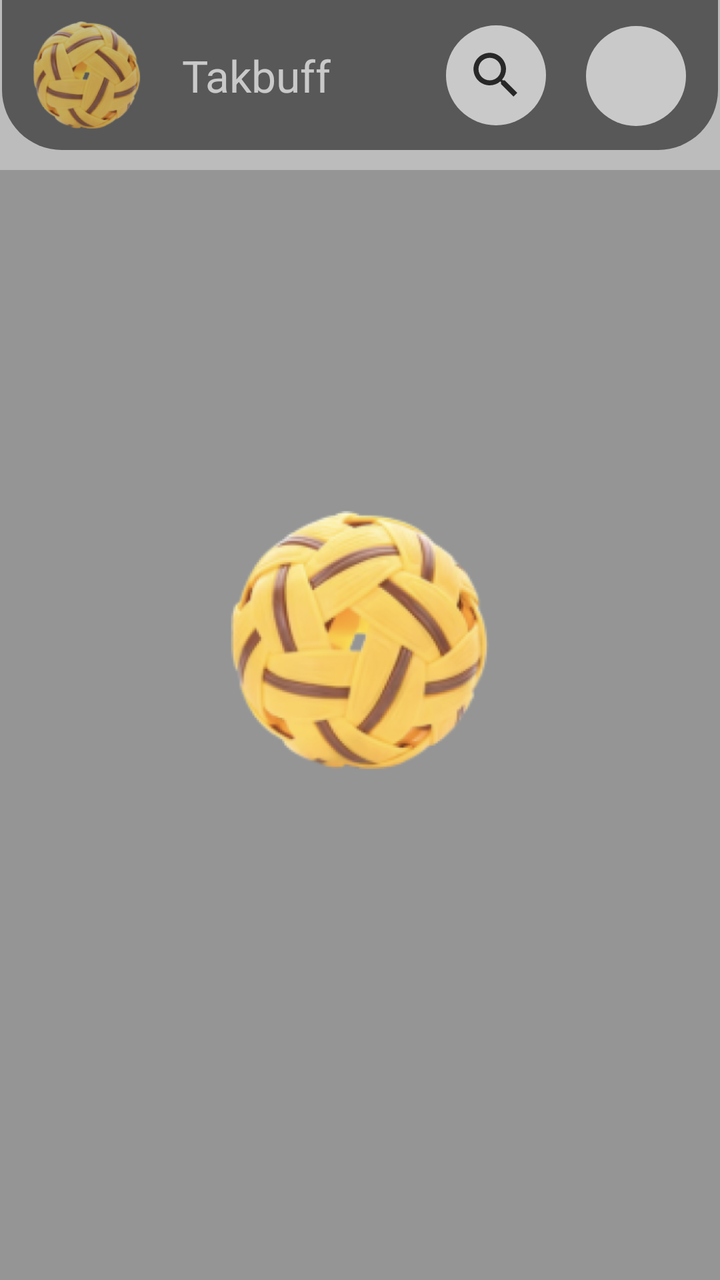
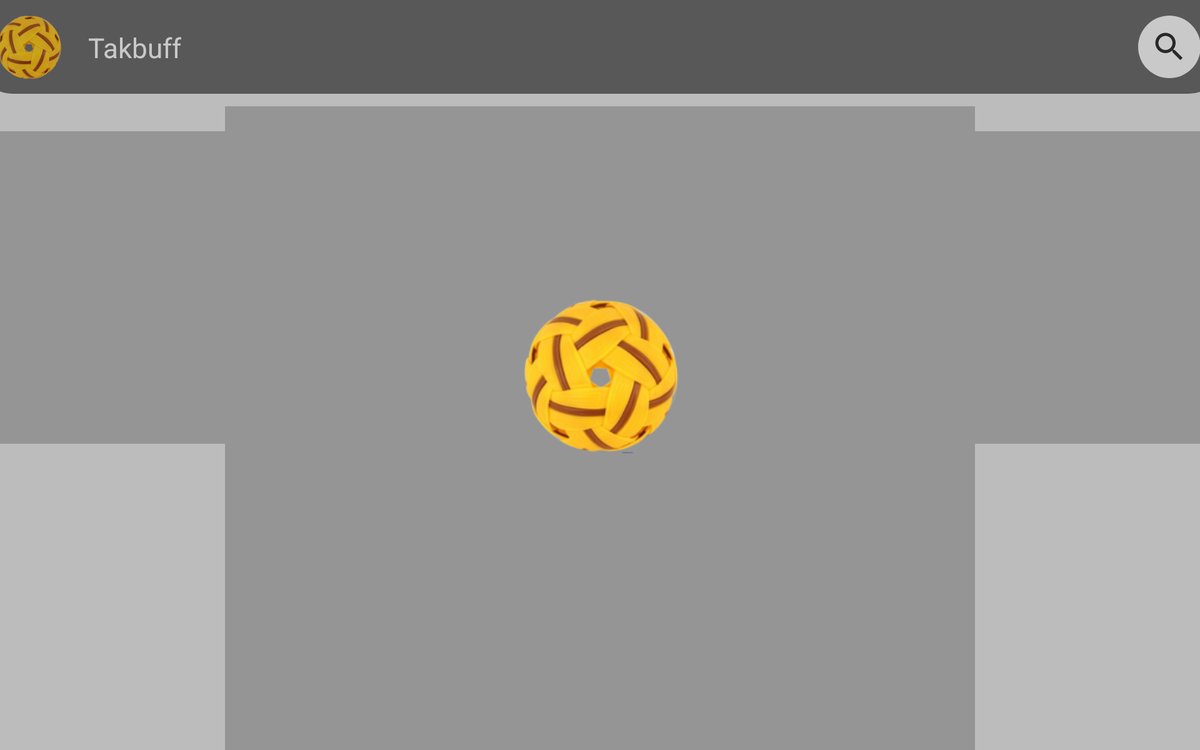

Compare how this app lays out the same screen by default and in its alternative resource folder. The renders come first, then the two layout files and the values they reference.
<!-- AndroidManifest.xml: application theme Theme.Takbuff -->
<!-- res/layout/activity_main.xml -->
<?xml version="1.0" encoding="utf-8"?>
<androidx.constraintlayout.widget.ConstraintLayout xmlns:android="http://schemas.android.com/apk/res/android"
    xmlns:app="http://schemas.android.com/apk/res-auto"
    xmlns:tools="http://schemas.android.com/tools"
    android:layout_width="match_parent"
    android:layout_height="match_parent"
    android:background="?attr/background"
    android:fitsSystemWindows="true"
    tools:context=".activities.MainActivity">

    <androidx.constraintlayout.widget.ConstraintLayout
        android:id="@+id/layout_app_info"
        android:layout_width="match_parent"
        android:layout_height="wrap_content"
        android:layout_marginStart="1dp"
        android:layout_marginEnd="1dp"
        android:background="@drawable/bg_banner"
        app:layout_constraintBottom_toTopOf="@id/layout"
        app:layout_constraintEnd_toEndOf="parent"
        app:layout_constraintStart_toStartOf="parent"
        app:layout_constraintTop_toTopOf="parent">

        <ImageView
            android:id="@+id/app_icon"
            android:layout_width="75dp"
            android:layout_height="75dp"
            android:layout_marginStart="5dp"
            android:contentDescription="@string/text_app_logo"
            android:src="@mipmap/ic_launcher_foreground"
            android:transitionName="logo"
            app:layout_constraintBottom_toBottomOf="parent"
            app:layout_constraintEnd_toStartOf="@id/app_name"
            app:layout_constraintStart_toStartOf="parent"
            app:layout_constraintTop_toTopOf="parent" />

        <TextView
            android:id="@+id/app_name"
            android:layout_width="wrap_content"
            android:layout_height="wrap_content"
            android:layout_marginStart="10dp"
            android:text="@string/app_name"
            android:textColor="@color/whiteBright"
            android:textSize="22sp"
            android:transitionName="name"
            app:layout_constraintBottom_toBottomOf="parent"
            app:layout_constraintStart_toEndOf="@id/app_icon"
            app:layout_constraintTop_toTopOf="parent" />

        <ImageView
            android:id="@+id/ic_search"
            android:layout_width="50dp"
            android:layout_height="50dp"
            android:layout_marginEnd="20dp"
            android:background="@drawable/bg_circle"
            android:contentDescription="@string/text_search"
            android:padding="10dp"
            android:src="@drawable/ic_search"
            app:layout_constraintBottom_toBottomOf="parent"
            app:layout_constraintEnd_toStartOf="@id/ic_profile"
            app:layout_constraintTop_toTopOf="parent"
            app:tint="?attr/dark" />

        <ImageView
            android:id="@+id/ic_profile"
            android:layout_width="50dp"
            android:layout_height="50dp"
            android:layout_marginEnd="16dp"
            android:background="@drawable/bg_circle"
            android:contentDescription="@string/profile"
            android:padding="10dp"
            android:transitionName="dp"
            app:layout_constraintBottom_toBottomOf="parent"
            app:layout_constraintEnd_toEndOf="parent"
            app:layout_constraintTop_toTopOf="parent"
            app:layout_constraintVertical_bias="0.52" />

        <androidx.constraintlayout.widget.ConstraintLayout
            android:id="@+id/layout_search"
            android:layout_width="match_parent"
            android:layout_height="75dp"
            android:background="?attr/background"
            android:visibility="gone"
            app:layout_constraintBottom_toBottomOf="parent"
            app:layout_constraintEnd_toEndOf="parent"
            app:layout_constraintTop_toTopOf="parent">

            <ImageView
                android:id="@+id/ic_back"
                android:layout_width="45dp"
                android:layout_height="45dp"
                android:layout_marginStart="5dp"
                android:background="@drawable/bg_circle"
                android:contentDescription="@string/text_back"
                android:padding="12dp"
                android:src="@drawable/ic_left_arrow"
                app:layout_constraintBottom_toBottomOf="parent"
                app:layout_constraintEnd_toStartOf="@id/search_input_text"
                app:layout_constraintStart_toStartOf="parent"
                app:layout_constraintTop_toTopOf="parent"
                app:tint="?attr/dark" />

            <EditText
                android:id="@+id/search_input_text"
                android:layout_width="0dp"
                android:layout_height="match_parent"
                android:autofillHints=""
                android:background="@android:color/transparent"
                android:hint="@string/text_search_here"
                android:inputType="text"
                android:paddingStart="5dp"
                android:paddingEnd="5dp"
                android:textColorHint="?attr/lessDark"
                android:textSize="18sp"
                app:layout_constraintBottom_toBottomOf="parent"
                app:layout_constraintEnd_toStartOf="@id/ic_clear"
                app:layout_constraintStart_toEndOf="@id/ic_back"
                app:layout_constraintTop_toTopOf="parent" />

            <ImageView
                android:id="@+id/ic_clear"
                android:layout_width="45dp"
                android:layout_height="45dp"
                android:layout_marginEnd="10dp"
                android:background="@drawable/bg_circle"
                android:contentDescription="@string/text_clear"
                android:padding="10dp"
                android:src="@drawable/ic_cross"
                app:layout_constraintBottom_toBottomOf="parent"
                app:layout_constraintEnd_toEndOf="parent"
                app:layout_constraintStart_toEndOf="@id/search_input_text"
                app:layout_constraintTop_toTopOf="parent"
                app:tint="?attr/dark" />

        </androidx.constraintlayout.widget.ConstraintLayout>
    </androidx.constraintlayout.widget.ConstraintLayout>

    <androidx.constraintlayout.widget.ConstraintLayout
        android:id="@+id/layout"
        android:layout_width="match_parent"
        android:layout_height="0dp"
        app:layout_constraintBottom_toBottomOf="parent"
        app:layout_constraintEnd_toEndOf="parent"
        app:layout_constraintStart_toStartOf="parent"
        app:layout_constraintTop_toBottomOf="@id/layout_app_info">

        <FrameLayout
            android:id="@+id/container"
            android:layout_width="match_parent"
            android:layout_height="match_parent"
            android:layout_marginTop="10dp"
            android:background="?attr/mildBackground" />

        <androidx.recyclerview.widget.RecyclerView
            android:id="@+id/list_search"
            android:layout_width="match_parent"
            android:layout_height="match_parent"
            android:background="?attr/mildBackground"
            android:overScrollMode="never"
            android:visibility="gone" />
    </androidx.constraintlayout.widget.ConstraintLayout>

    <androidx.constraintlayout.widget.ConstraintLayout
        android:id="@+id/loading_layout"
        android:layout_width="match_parent"
        android:layout_height="match_parent"
        android:background="#36000000">

        <ImageView
            android:id="@+id/loading_app_icon"
            android:layout_width="180dp"
            android:layout_height="180dp"
            android:contentDescription="@string/text_app_logo"
            android:src="@mipmap/ic_launcher_foreground"
            android:transitionName="logo"
            app:layout_constraintBottom_toBottomOf="parent"
            app:layout_constraintEnd_toEndOf="parent"
            app:layout_constraintStart_toStartOf="parent"
            app:layout_constraintTop_toTopOf="parent" />

    </androidx.constraintlayout.widget.ConstraintLayout>

</androidx.constraintlayout.widget.ConstraintLayout>
<!-- resources referenced by this layout -->
<resources>
  <color name="whiteBright">#FFF</color>
  <!-- drawable bg_banner (drawable) -->
  <shape xmlns:android="http://schemas.android.com/apk/res/android"
      android:shape="rectangle">
  
      <solid android:color="@color/banner" />
  
      <corners android:bottomRightRadius="30dp" android:bottomLeftRadius="30dp" />
  </shape>
  <!-- drawable bg_circle (drawable) -->
  <?xml version="1.0" encoding="utf-8"?>
  <shape xmlns:android="http://schemas.android.com/apk/res/android"
      android:shape="rectangle">
      <solid android:color="?attr/colorOnPrimary" />
      <corners android:radius="50dp" />
  </shape>
  <!-- drawable ic_cross (drawable) -->
  <vector xmlns:android="http://schemas.android.com/apk/res/android"
      android:width="24dp"
      android:height="24dp"
      android:viewportWidth="24.0"
      android:viewportHeight="24.0">
      <path
          android:fillColor="?attr/dark"
          android:pathData="M19,6.41L17.59,5 12,10.59 6.41,5 5,6.41 10.59,12 5,17.59 6.41,19 12,13.41 17.59,19 19,17.59 13.41,12z" />
  </vector>
  <!-- drawable ic_left_arrow (drawable) -->
  <vector xmlns:android="http://schemas.android.com/apk/res/android"
      android:width="24dp"
      android:height="24dp"
      android:viewportWidth="24.0"
      android:viewportHeight="24.0">
      <path
          android:fillColor="#FF000000"
          android:pathData="M 16.78125 1.429688 C 16.53125 1.4375 16.296875 1.542969 16.121094 1.722656 L 6.519531 11.320312 C 6.144531 11.695312 6.144531 12.304688 6.519531 12.679688 L 16.121094 22.277344 C 16.359375 22.53125 16.71875 22.632812 17.058594 22.542969 C 17.390625 22.453125 17.65625 22.191406 17.742188 21.855469 C 17.832031 21.519531 17.730469 21.160156 17.480469 20.921875 L 8.558594 12 L 17.480469 3.078125 C 17.761719 2.804688 17.847656 2.382812 17.695312 2.015625 C 17.539062 1.652344 17.175781 1.417969 16.78125 1.429688 Z M 16.78125 1.429688 " />
  </vector>
  <!-- drawable ic_search (drawable) -->
  <vector xmlns:android="http://schemas.android.com/apk/res/android"
      android:width="24dp"
      android:height="24dp"
      android:viewportWidth="24.0"
      android:viewportHeight="24.0">
      <path
          android:fillColor="?attr/dark"
          android:pathData="M15.5,14h-0.79l-0.28,-0.27C15.41,12.59 16,11.11 16,9.5 16,5.91 13.09,3 9.5,3S3,5.91 3,9.5 5.91,16 9.5,16c1.61,0 3.09,-0.59 4.23,-1.57l0.27,0.28v0.79l5,4.99L20.49,19l-4.99,-5zM9.5,14C7.01,14 5,11.99 5,9.5S7.01,5 9.5,5 14,7.01 14,9.5 11.99,14 9.5,14z" />
  </vector>
  <!-- mipmap ic_launcher_foreground: webp bitmap (mipmap-hdpi, 17622 bytes) -->
  <string name="app_name">Takbuff</string>
  <string name="profile">profile</string>
  <string name="text_app_logo">Takbuff Logo</string>
  <string name="text_back">back</string>
  <string name="text_clear">clear</string>
  <string name="text_search">search</string>
  <string name="text_search_here">Search here</string>
  <style name="Theme.Takbuff" parent="Theme.MaterialComponents.DayNight.DarkActionBar">
          <item name="background">@color/white</item>
          <item name="mildBackground">@color/cream</item>
          <item name="bright">@color/whiteBright</item>
          <item name="lessBright">@color/white</item>
          <item name="dark">@color/greyBright</item>
          <item name="lessDark">@color/greyLess</item>
  
          <item name="colorButtonNormal">@color/blue</item>
          
          <item name="android:statusBarColor">@color/banner</item>
          
      </style>
  <color name="banner">#707070</color>
  <color name="white">#EEE</color>
  <color name="cream">#BDBDBD</color>
  <color name="greyBright">#333</color>
  <color name="greyLess">#797979</color>
</resources>
<!-- res/layout-sw600dp-land/activity_main.xml (the repository's variant of the layout above) -->
<!-- drawn on a 7-inch tablet turned sideways -->
<?xml version="1.0" encoding="utf-8"?>
<androidx.constraintlayout.widget.ConstraintLayout xmlns:android="http://schemas.android.com/apk/res/android"
    xmlns:app="http://schemas.android.com/apk/res-auto"
    xmlns:tools="http://schemas.android.com/tools"
    android:layout_width="match_parent"
    android:layout_height="match_parent"
    android:background="?attr/background"
    tools:context=".SplashActivity">

    <androidx.constraintlayout.widget.ConstraintLayout
        android:id="@+id/layout_header"
        android:layout_width="wrap_content"
        android:layout_height="wrap_content"
        app:layout_constraintBottom_toTopOf="@id/layout_content"
        app:layout_constraintEnd_toEndOf="parent"
        app:layout_constraintStart_toStartOf="parent"
        app:layout_constraintTop_toTopOf="parent">

        <androidx.constraintlayout.widget.ConstraintLayout
            android:id="@+id/layout_app_info"
            android:layout_width="1000dp"
            android:layout_height="wrap_content"
            android:background="@drawable/bg_banner"
            app:layout_constraintBottom_toBottomOf="parent"
            app:layout_constraintEnd_toEndOf="parent"
            app:layout_constraintStart_toStartOf="parent"
            app:layout_constraintTop_toTopOf="parent">

            <ImageView
                android:id="@+id/app_icon"
                android:layout_width="75dp"
                android:layout_height="75dp"
                android:layout_marginStart="5dp"
                android:contentDescription="@string/text_app_logo"
                android:src="@mipmap/ic_launcher_foreground"
                android:transitionName="logo"
                app:layout_constraintBottom_toBottomOf="parent"
                app:layout_constraintEnd_toStartOf="@id/app_name"
                app:layout_constraintStart_toStartOf="parent"
                app:layout_constraintTop_toTopOf="parent" />

            <TextView
                android:id="@+id/app_name"
                android:layout_width="wrap_content"
                android:layout_height="wrap_content"
                android:layout_marginStart="10dp"
                android:text="@string/app_name"
                android:textColor="@color/whiteBright"
                android:textSize="22sp"
                android:transitionName="name"
                app:layout_constraintBottom_toBottomOf="parent"
                app:layout_constraintStart_toEndOf="@id/app_icon"
                app:layout_constraintTop_toTopOf="parent" />

            <ImageView
                android:id="@+id/ic_search"
                android:layout_width="50dp"
                android:layout_height="50dp"
                android:layout_marginEnd="20dp"
                android:background="@drawable/bg_circle"
                android:contentDescription="@string/text_search"
                android:padding="10dp"
                android:src="@drawable/ic_search"
                app:layout_constraintBottom_toBottomOf="parent"
                app:layout_constraintEnd_toEndOf="parent"
                app:layout_constraintTop_toTopOf="parent"
                app:tint="?attr/dark" />

            <androidx.constraintlayout.widget.ConstraintLayout
                android:id="@+id/layout_search"
                android:layout_width="350dp"
                android:layout_height="50dp"
                android:layout_marginEnd="20dp"
                android:background="@drawable/bg_circle"
                android:visibility="gone"
                app:layout_constraintBottom_toBottomOf="parent"
                app:layout_constraintEnd_toEndOf="parent"
                app:layout_constraintTop_toTopOf="parent">

                <ImageView
                    android:id="@+id/ic_back"
                    android:layout_width="45dp"
                    android:layout_height="45dp"
                    android:layout_marginStart="5dp"
                    android:background="@drawable/bg_circle"
                    android:contentDescription="@string/text_back"
                    android:padding="12dp"
                    android:src="@drawable/ic_left_arrow"
                    app:layout_constraintBottom_toBottomOf="parent"
                    app:layout_constraintEnd_toStartOf="@id/search_input_text"
                    app:layout_constraintStart_toStartOf="parent"
                    app:layout_constraintTop_toTopOf="parent"
                    app:tint="?attr/dark" />

                <EditText
                    android:id="@+id/search_input_text"
                    android:layout_width="0dp"
                    android:layout_height="match_parent"
                    android:autofillHints=""
                    android:background="@android:color/transparent"
                    android:hint="@string/text_search_here"
                    android:inputType="text"
                    android:paddingStart="5dp"
                    android:paddingEnd="5dp"
                    android:textColorHint="?attr/lessDark"
                    android:textSize="18sp"
                    app:layout_constraintBottom_toBottomOf="parent"
                    app:layout_constraintEnd_toStartOf="@id/ic_clear"
                    app:layout_constraintStart_toEndOf="@id/ic_back"
                    app:layout_constraintTop_toTopOf="parent" />

                <ImageView
                    android:id="@+id/ic_clear"
                    android:layout_width="45dp"
                    android:layout_height="45dp"
                    android:layout_marginEnd="5dp"
                    android:background="@drawable/bg_circle"
                    android:contentDescription="@string/text_clear"
                    android:padding="10dp"
                    android:src="@drawable/ic_cross"
                    app:layout_constraintBottom_toBottomOf="parent"
                    app:layout_constraintEnd_toEndOf="parent"
                    app:layout_constraintStart_toEndOf="@id/search_input_text"
                    app:layout_constraintTop_toTopOf="parent"
                    app:tint="?attr/dark" />

            </androidx.constraintlayout.widget.ConstraintLayout>
        
        </androidx.constraintlayout.widget.ConstraintLayout>

    </androidx.constraintlayout.widget.ConstraintLayout>

    <androidx.constraintlayout.widget.ConstraintLayout
        android:id="@+id/layout_content"
        android:layout_width="match_parent"
        android:layout_height="0dp"
        app:layout_constraintBottom_toBottomOf="parent"
        app:layout_constraintEnd_toEndOf="parent"
        app:layout_constraintStart_toStartOf="parent"
        app:layout_constraintTop_toBottomOf="@id/layout_header">

        <androidx.constraintlayout.widget.ConstraintLayout
            android:id="@+id/layout_left_side"
            android:layout_width="300dp"
            android:layout_height="250dp"
            android:layout_marginTop="30dp"
            android:background="@drawable/bg_holder"
            app:layout_constraintEnd_toStartOf="@id/layout_main"
            app:layout_constraintStart_toStartOf="parent"
            app:layout_constraintTop_toTopOf="parent">

        </androidx.constraintlayout.widget.ConstraintLayout>

        <androidx.constraintlayout.widget.ConstraintLayout
            android:id="@+id/layout_main"
            android:layout_width="600dp"
            android:layout_height="match_parent"
            android:layout_marginTop="10dp"
            android:background="?attr/mildBackground"
            app:layout_constraintBottom_toBottomOf="parent"
            app:layout_constraintEnd_toEndOf="parent"
            app:layout_constraintStart_toStartOf="parent"
            app:layout_constraintTop_toTopOf="parent">

            <FrameLayout
                android:id="@+id/container"
                android:layout_width="match_parent"
                android:layout_height="match_parent" />

            <androidx.recyclerview.widget.RecyclerView
                android:id="@+id/list_search"
                android:layout_width="match_parent"
                android:layout_height="match_parent"
                android:overScrollMode="never"
                android:visibility="gone" />
        
        </androidx.constraintlayout.widget.ConstraintLayout>

        <androidx.constraintlayout.widget.ConstraintLayout
            android:id="@+id/layout_right_side"
            android:layout_width="300dp"
            android:layout_height="250dp"
            android:layout_marginTop="30dp"
            android:background="@drawable/bg_holder"
            app:layout_constraintEnd_toEndOf="parent"
            app:layout_constraintStart_toEndOf="@id/layout_main"
            app:layout_constraintTop_toTopOf="parent">

        </androidx.constraintlayout.widget.ConstraintLayout>

    </androidx.constraintlayout.widget.ConstraintLayout>

    <androidx.constraintlayout.widget.ConstraintLayout
        android:id="@+id/loading_layout"
        android:layout_width="match_parent"
        android:layout_height="match_parent"
        android:background="#36000000">

        <ImageView
            android:id="@+id/loading_app_icon"
            android:layout_width="180dp"
            android:layout_height="180dp"
            android:contentDescription="@string/text_app_logo"
            android:src="@mipmap/ic_launcher_foreground"
            android:transitionName="logo"
            app:layout_constraintBottom_toBottomOf="parent"
            app:layout_constraintEnd_toEndOf="parent"
            app:layout_constraintStart_toStartOf="parent"
            app:layout_constraintTop_toTopOf="parent" />

    </androidx.constraintlayout.widget.ConstraintLayout>

</androidx.constraintlayout.widget.ConstraintLayout>
<!-- resources referenced by the variant -->
<!-- as a 7-inch tablet turned sideways resolves them -->
<resources>
  <color name="whiteBright">#FFF</color>
  <!-- drawable bg_banner (drawable) -->
  <shape xmlns:android="http://schemas.android.com/apk/res/android"
      android:shape="rectangle">
  
      <solid android:color="@color/banner" />
  
      <corners android:bottomRightRadius="30dp" android:bottomLeftRadius="30dp" />
  </shape>
  <!-- drawable bg_circle (drawable) -->
  <?xml version="1.0" encoding="utf-8"?>
  <shape xmlns:android="http://schemas.android.com/apk/res/android"
      android:shape="rectangle">
      <solid android:color="?attr/colorOnPrimary" />
      <corners android:radius="50dp" />
  </shape>
  <!-- drawable bg_holder (drawable) -->
  <shape xmlns:android="http://schemas.android.com/apk/res/android"
      android:shape="rectangle">
  
      <solid android:color="?attr/mildBackground" />
  
      <corners android:bottomRightRadius="20dp" android:bottomLeftRadius="20dp" android:topLeftRadius="20dp" android:topRightRadius="20dp" />
  </shape>
  <!-- drawable ic_cross (drawable) -->
  <vector xmlns:android="http://schemas.android.com/apk/res/android"
      android:width="24dp"
      android:height="24dp"
      android:viewportWidth="24.0"
      android:viewportHeight="24.0">
      <path
          android:fillColor="?attr/dark"
          android:pathData="M19,6.41L17.59,5 12,10.59 6.41,5 5,6.41 10.59,12 5,17.59 6.41,19 12,13.41 17.59,19 19,17.59 13.41,12z" />
  </vector>
  <!-- drawable ic_left_arrow (drawable) -->
  <vector xmlns:android="http://schemas.android.com/apk/res/android"
      android:width="24dp"
      android:height="24dp"
      android:viewportWidth="24.0"
      android:viewportHeight="24.0">
      <path
          android:fillColor="#FF000000"
          android:pathData="M 16.78125 1.429688 C 16.53125 1.4375 16.296875 1.542969 16.121094 1.722656 L 6.519531 11.320312 C 6.144531 11.695312 6.144531 12.304688 6.519531 12.679688 L 16.121094 22.277344 C 16.359375 22.53125 16.71875 22.632812 17.058594 22.542969 C 17.390625 22.453125 17.65625 22.191406 17.742188 21.855469 C 17.832031 21.519531 17.730469 21.160156 17.480469 20.921875 L 8.558594 12 L 17.480469 3.078125 C 17.761719 2.804688 17.847656 2.382812 17.695312 2.015625 C 17.539062 1.652344 17.175781 1.417969 16.78125 1.429688 Z M 16.78125 1.429688 " />
  </vector>
  <!-- drawable ic_search (drawable) -->
  <vector xmlns:android="http://schemas.android.com/apk/res/android"
      android:width="24dp"
      android:height="24dp"
      android:viewportWidth="24.0"
      android:viewportHeight="24.0">
      <path
          android:fillColor="?attr/dark"
          android:pathData="M15.5,14h-0.79l-0.28,-0.27C15.41,12.59 16,11.11 16,9.5 16,5.91 13.09,3 9.5,3S3,5.91 3,9.5 5.91,16 9.5,16c1.61,0 3.09,-0.59 4.23,-1.57l0.27,0.28v0.79l5,4.99L20.49,19l-4.99,-5zM9.5,14C7.01,14 5,11.99 5,9.5S7.01,5 9.5,5 14,7.01 14,9.5 11.99,14 9.5,14z" />
  </vector>
  <!-- mipmap ic_launcher_foreground: webp bitmap (mipmap-hdpi, 17622 bytes) -->
  <string name="app_name">Takbuff</string>
  <string name="text_app_logo">Takbuff Logo</string>
  <string name="text_back">back</string>
  <string name="text_clear">clear</string>
  <string name="text_search">search</string>
  <string name="text_search_here">Search here</string>
  <style name="Theme.Takbuff" parent="Theme.MaterialComponents.DayNight.DarkActionBar">
          <item name="background">@color/white</item>
          <item name="mildBackground">@color/cream</item>
          <item name="bright">@color/whiteBright</item>
          <item name="lessBright">@color/white</item>
          <item name="dark">@color/greyBright</item>
          <item name="lessDark">@color/greyLess</item>
  
          <item name="colorButtonNormal">@color/blue</item>
          
          <item name="android:statusBarColor">@color/banner</item>
          
      </style>
  <color name="banner">#707070</color>
  <color name="white">#EEE</color>
  <color name="cream">#BDBDBD</color>
  <color name="greyBright">#333</color>
  <color name="greyLess">#797979</color>
</resources>
